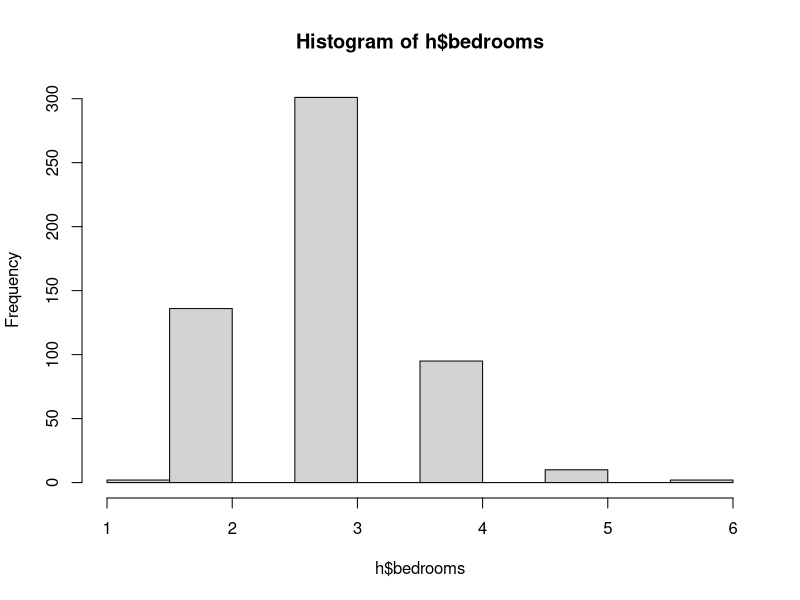
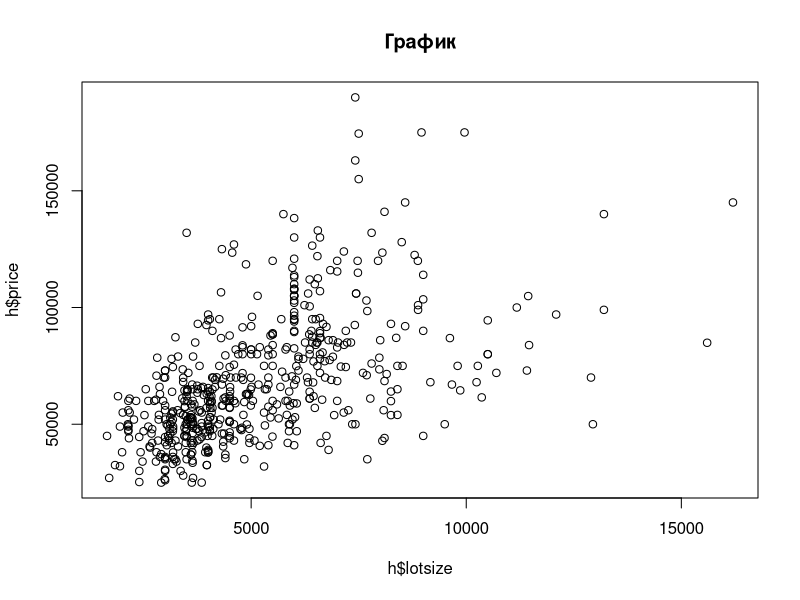
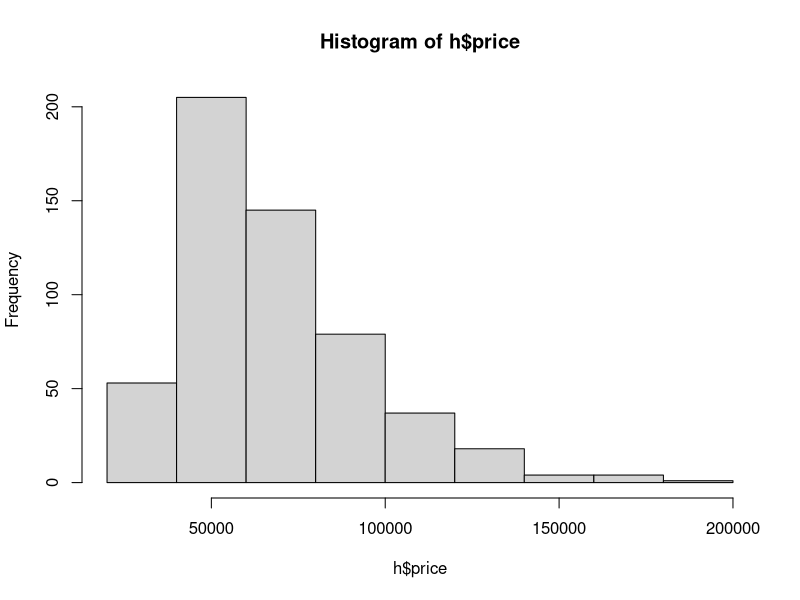
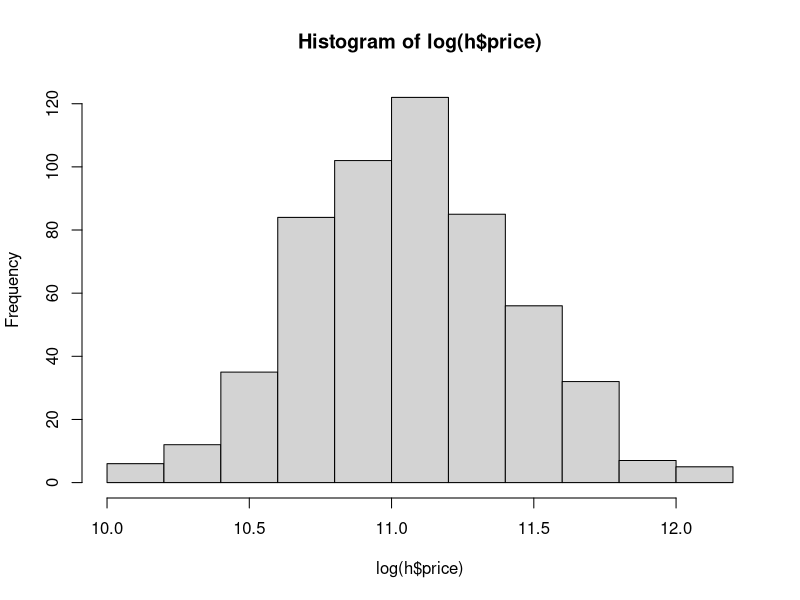
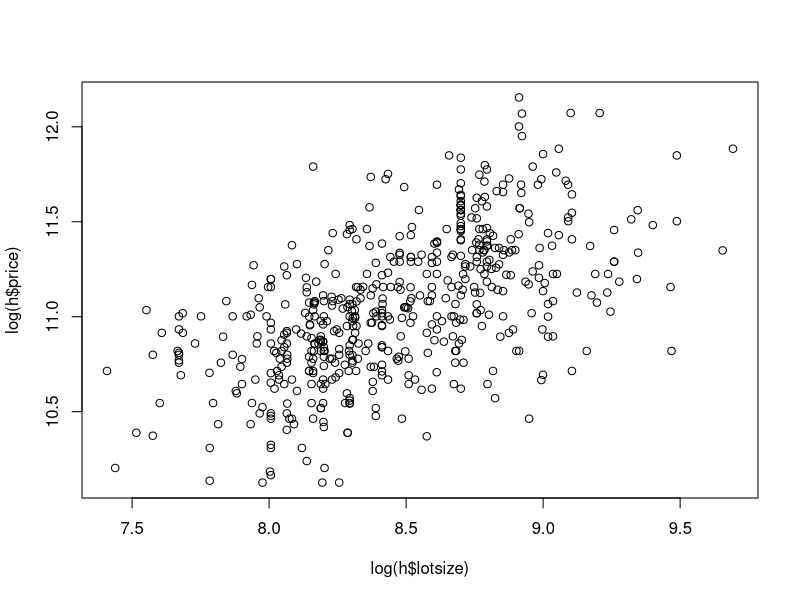

Write R code to recreate these figures, in order.
# encoding = utf8

# устанавливаем рабочую папку
setwd("/home/boris/science/econometrix/em502/housing/")

# библиотека для чтения чуждых R форматов (stata, spss, etc)
# без нее R не знает функции read.dta
library(foreign)

# читаем файл в табличку h
h=read.dta("housing.dta")

# начало таблички h
head(h)

# описательные статистики для переменных из h
summary(h)

# гистограмма
hist(h$bedrooms)

# табличка с частотами
table(h$bedrooms)

# двумерный график
plot(h$lotsize,h$price,main="График")

hist(h$price)

hist(log(h$price))

plot(log(h$lotsize),log(h$price))

# отбираем случайные строки из h в h.sel
sel=sample(1:546,500)
h.sel=h[sel,]

# модель 1
m1=glm(price~lotsize,data=h.sel)
summary(m1)

# модель 2
m2=glm(price~lotsize+bedrooms,data=h.sel)
summary(m2)

# модель 3
m3=glm(h.sel)
summary(m3)



